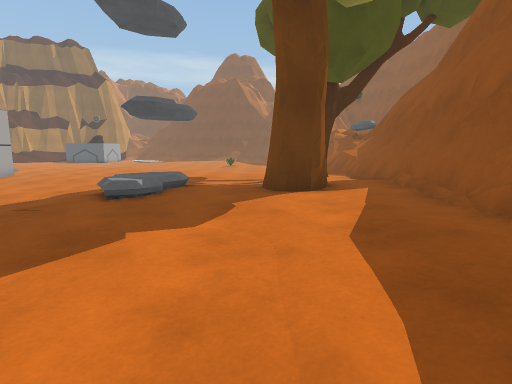
[1] (above)

22 first-person views from a walk through a 3-D level made in the Unity game engine. The camera is 1.2 m above the floor, tilts 8° down and sees 80° across. The floor is counted in squares, 1 m on a side. Each view is taken from the middle of a square. On the plan, view 1 faces up. The plan holds only what a view shows up to about 13 squares ahead; the rest is blank. The place goes on beyond the plan. The player is left out.

[2]
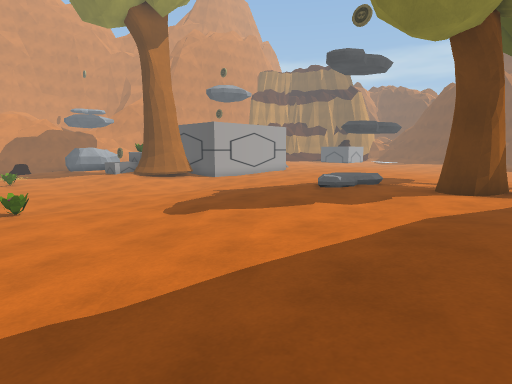

[3]
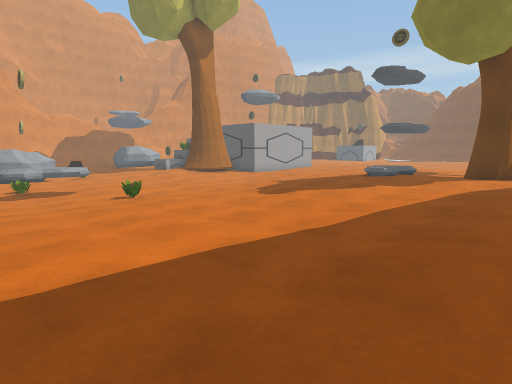

[4]
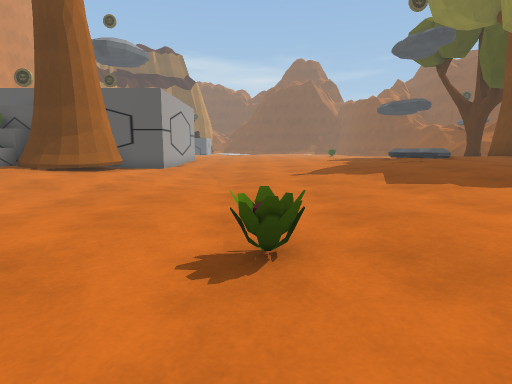

[5]
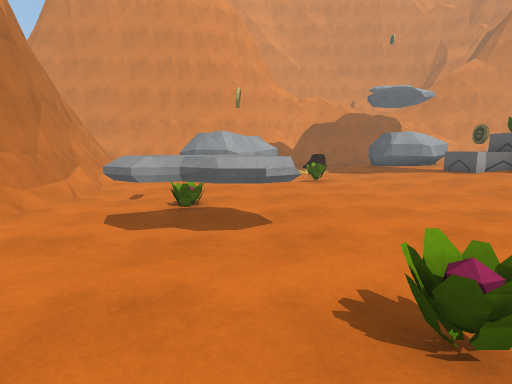

[6]
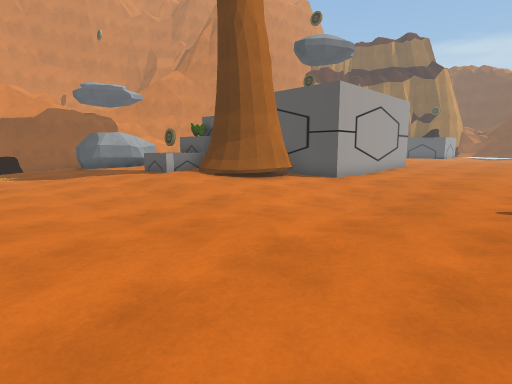

[7]
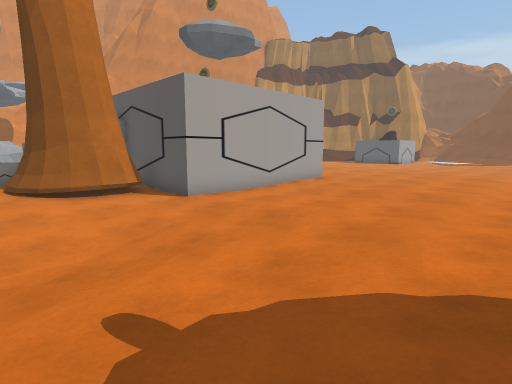

[8]
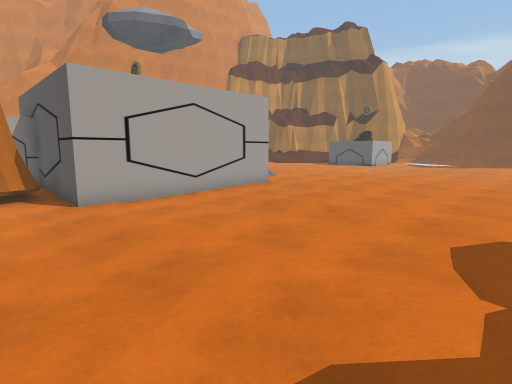

[9]
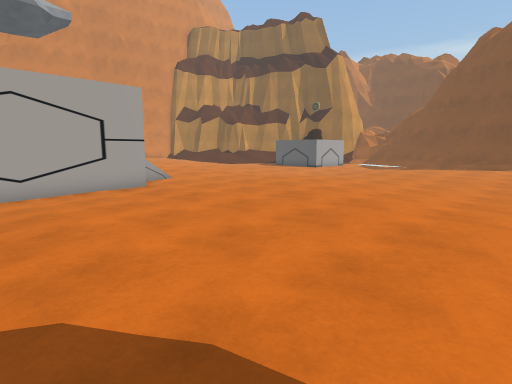

[10]
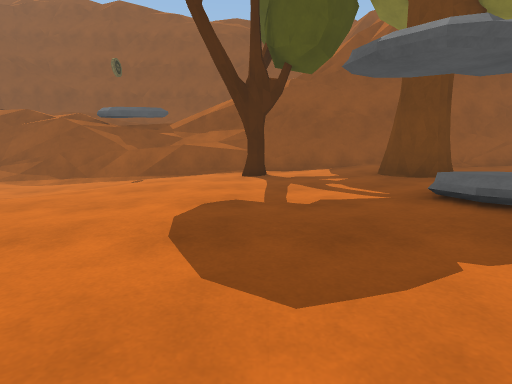

[11]
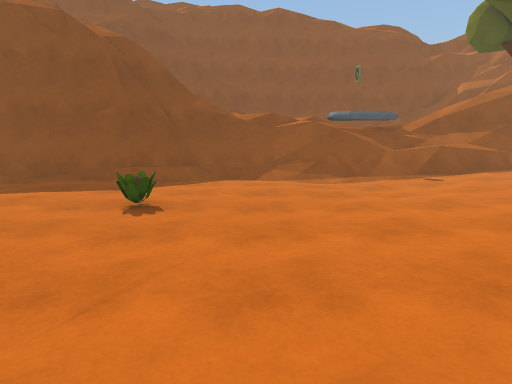

[12]
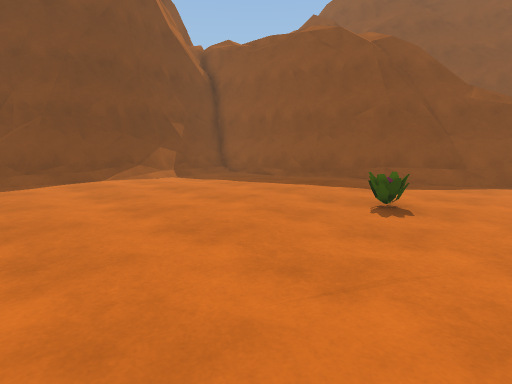

[13]
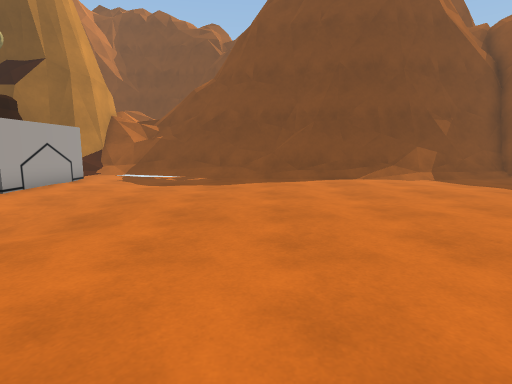

[14]
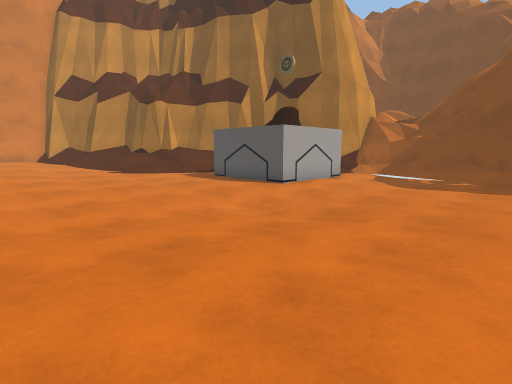

[15]
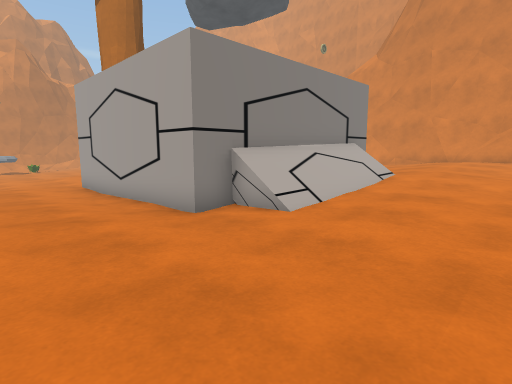

[16]
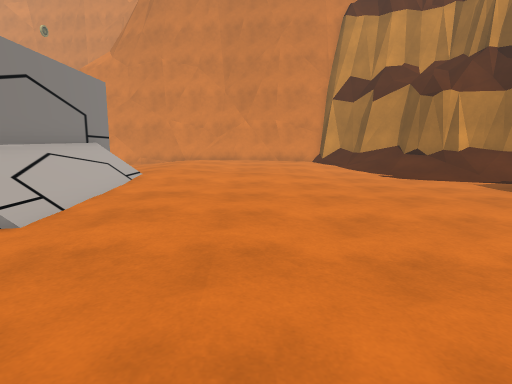

[17]
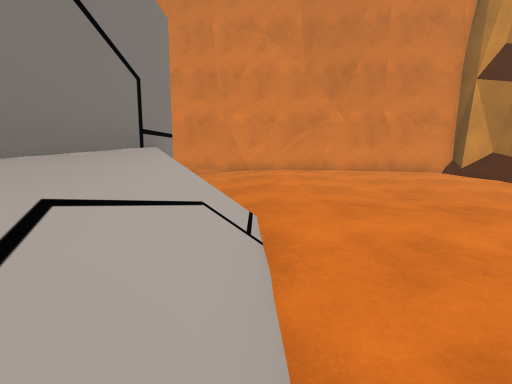

[18]
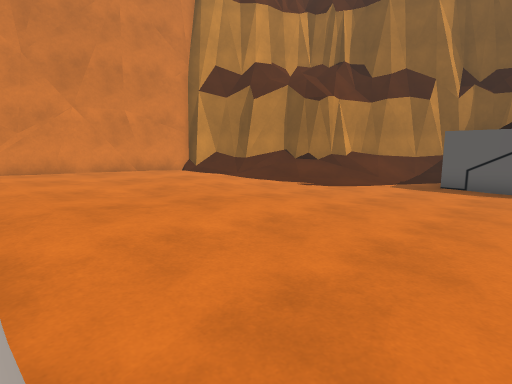

[19]
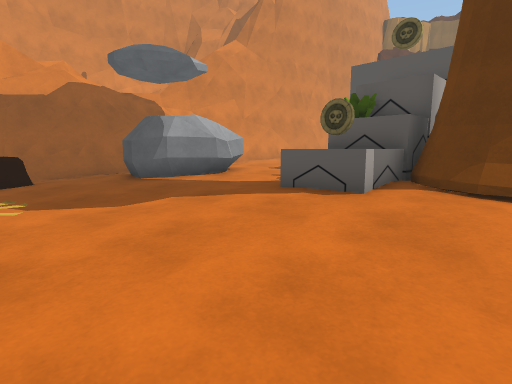

[20]
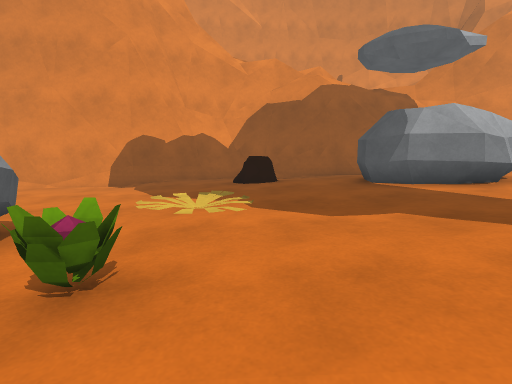

[21]
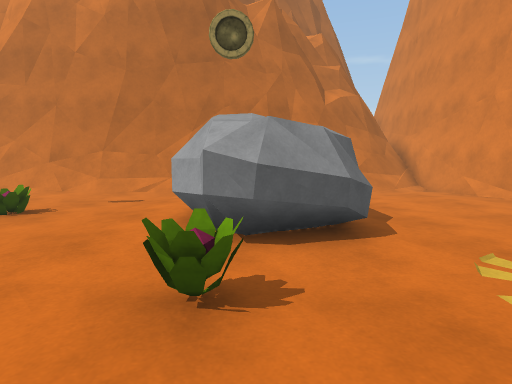

[22]
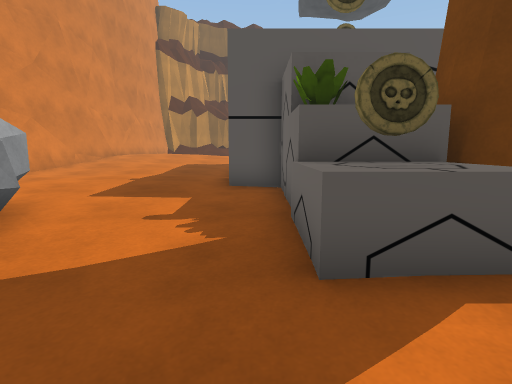

### Floor plan
Key: @ floor where view 1 was taken; # wall or solid block; . main floor; : floor 0.25 m higher than the main floor; - floor 0.25 m lower than the main floor; + floor 0.5 m higher than the main floor; _ floor 0.5 m lower than the main floor; * floor 0.75 m higher than the main floor; < floor 0.75 m lower than the main floor; / step, stairs or slope; = window, fence, low wall or low ledge; ^ raised ledge; T tree; P plant; R rock; L log; O other object.
Columns run from 31 left of view 1 to 5 right of it. Each row starts with its distance up from view 1.
 39                   ##
 38                  =#####
 37                /////==#####  ####
 36                #..--///==######=#
 35                #..-.............
 34        ##      #.........:.....
 33        #//:    #................=#
 32        #//.#####.--..............#
 31        //:.......--..............#
 30       //:.......----...........::#
 29   ## /::........----.............##
 28   #/+::::.......---...............##
 27   #+++::::.......-...........P....##
 26   #++++::::........................##
 25   #++++:::::.......................##
 24  ##++++::::::......................=#
 23  ##++++:::::::.....................=#
 22  #++++++++:::::...................-##
 21  #+**++++++:::..................---##
 20  #++++++++//////...............----##
 19  #++++++:///////...................##
 18  #+++   #########..................=#
 17  #              #-.................=^
 16  #::::::        #--...........:::::=^
 15 ##::::::        #--........::::::::=^
 14 ##......        #---.......::::::::=#
 13   ......        #----......::::::TT=#
 12   ......        #----......::::::::##
 11    .....#########---.......::::::::##
 10     ......OOOTT--------...::::::::+#
  9     ......OOT TT-------...:/*/::TT+#
  8      R....POT TT---_----..:/*/+TTT+#
  7      RR...OOTTT---___---/.:/*/:++++#
  6      RR--.OO.T----___---..::::::+++#
  5 #-  RR----OO..----___---..:::::::++#
  4 #---RR----------_____---..:::::::++#
  3 #--------------______----/.::::::++#
  2 #_-----_-----_______-----....:::+++
  1 #  L--------___________---...::::++
  0 #_____P________________---....:@:++
 -1 #__________P___________----...:::/+
 -2 ##_______RR_______R__P_----....::/+
 -3  #______RRRR_____RR____----....:/++
 -4  #______R RR_____RR____----....::++
 -5  ##___<<R RR___P_RR____----...::::+
 -6   #___<<  R______ _____----...::::
 -7   #___<<   _________        .:::: +
 -8   #<<<<    _____////
 -9   #<<<<   ///===####
-10   #<</    ########
-11   #//=    #

Where each view was taken, in squares from view 1:
view 1: 0 up, 0 right, facing up
view 2: 3 down, 3 right, facing up-left
view 3: 7 down, 3 right, facing up-left
view 4: 5 down, 10 left, facing up
view 5: 3 down, 8 left, facing left
view 6: 1 down, 8 left, facing up-left
view 7: 5 up, 6 left, facing up-left
view 8: 8 up, 5 left, facing up-left
view 9: 13 up, 3 left, facing up-left
view 10: 13 up, 8 left, facing right
view 11: 24 up, 9 left, facing right
view 12: 24 up, 9 left, facing up-right
view 13: 24 up, 9 left, facing up
view 14: 24 up, 9 left, facing up-left
view 15: 24 up, 11 left, facing down-left
view 16: 24 up, 11 left, facing left
view 17: 20 up, 17 left, facing left
view 18: 20 up, 17 left, facing up-left
view 19: 0 up, 17 left, facing up-left
view 20: 1 up, 18 left, facing left
view 21: 2 up, 21 left, facing down
view 22: 3 up, 22 left, facing up
